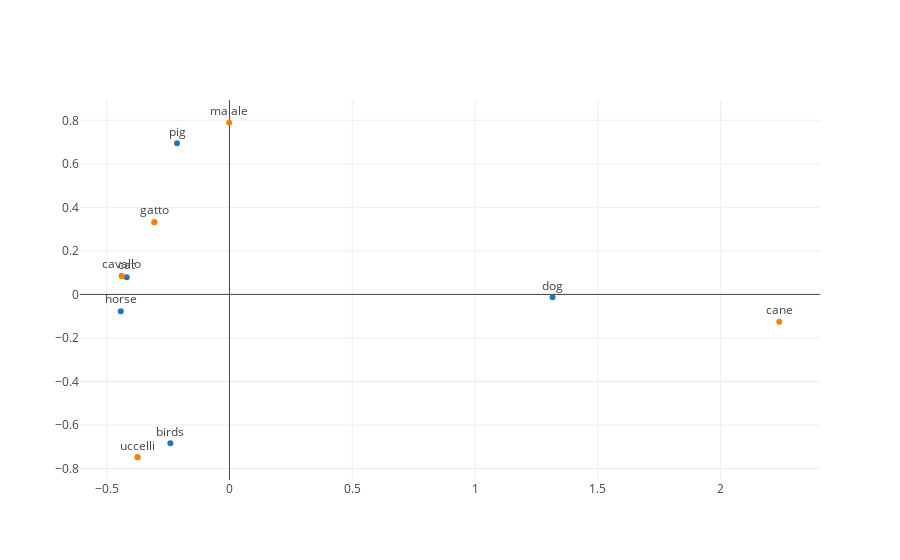

Notebook code for this chart:
### Code cell
trace1 = Scatter(
    x = new_en_words_vec[:, 0],
    y = new_en_words_vec[:, 1],
    mode = 'markers+text',
    text = en_words,
    textposition = 'top'
)
trace2 = Scatter(
    x = new_it_words_vec[:, 0],
    y = new_it_words_vec[:, 1],
    mode = 'markers+text',
    text = it_words,
    textposition ='top'
)
layout = Layout(
    showlegend = False
)
data = [trace1, trace2]

fig = Figure(data=data, layout=layout)
plot_url = plotly.offline.iplot(fig, filename='relatie_position_for_animal.html')

### Figure 1 — Plotly figure (JSON) as saved in the notebook; plotly's stock layout.template omitted (floating-point values rounded to 4 significant figures)
{"data": [{"mode": "markers+text", "text": ["dog", "pig", "cat", "horse", "birds"], "textposition": "top", "type": "scatter", "x": [1.315, -0.2135, -0.4185, -0.4426, -0.2406], "y": [-0.01298, 0.6946, 0.07944, -0.07689, -0.6842]}, {"mode": "markers+text", "text": ["cane", "maiale", "gatto", "cavallo", "uccelli"], "textposition": "top", "type": "scatter", "x": [2.238, -0.001304, -0.3057, -0.4388, -0.3741, -0.3741, -0.4388, -0.3057], "y": [-0.1257, 0.7888, 0.3318, 0.08474, -0.7481, -0.7481, 0.08474, 0.3318]}], "layout": {"showlegend": false}}
